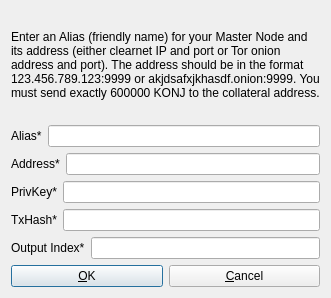
<?xml version="1.0" encoding="UTF-8"?>
<ui version="4.0">
 <class>AddEditAdrenalineNode</class>
 <widget class="QDialog" name="AddEditAdrenalineNode">
  <property name="geometry">
   <rect>
    <x>0</x>
    <y>0</y>
    <width>331</width>
    <height>298</height>
   </rect>
  </property>
  <property name="windowTitle">
   <string>Add/Edit Konjungate Node</string>
  </property>
  <property name="modal">
   <bool>true</bool>
  </property>
  <layout class="QVBoxLayout" name="verticalLayout">
   <item>
    <widget class="QLabel" name="label_9">
     <property name="sizePolicy">
      <sizepolicy hsizetype="Preferred" vsizetype="Expanding">
       <horstretch>0</horstretch>
       <verstretch>0</verstretch>
      </sizepolicy>
     </property>
     <property name="text">
      <string>&lt;html&gt;&lt;head/&gt;&lt;body&gt;&lt;p&gt;Enter an Alias (friendly name) for your Master Node and its address (either clearnet IP and port or Tor onion address and port). The address should be in the format 123.456.789.123:9999 or akjdsafxjkhasdf.onion:9999. You must send exactly 600000 KONJ to the collateral address.&lt;/p&gt;&lt;/body&gt;&lt;/html&gt;</string>
     </property>
     <property name="wordWrap">
      <bool>true</bool>
     </property>
    </widget>
   </item>
   <item>
    <layout class="QHBoxLayout" name="horizontalLayout_4">
     <property name="bottomMargin">
      <number>0</number>
     </property>
     <item>
      <widget class="QLabel" name="label_4">
       <property name="text">
        <string>Alias*</string>
       </property>
      </widget>
     </item>
     <item>
      <widget class="QLineEdit" name="aliasLineEdit"/>
     </item>
    </layout>
   </item>
   <item>
    <layout class="QHBoxLayout" name="horizontalLayout_5">
     <property name="bottomMargin">
      <number>0</number>
     </property>
     <item>
      <widget class="QLabel" name="label_6">
       <property name="text">
        <string>Address*</string>
       </property>
      </widget>
     </item>
     <item>
      <widget class="QLineEdit" name="addressLineEdit"/>
     </item>
    </layout>
   </item>
   <item>
    <layout class="QHBoxLayout" name="horizontalLayout_3">
     <property name="bottomMargin">
      <number>0</number>
     </property>
     <item>
      <widget class="QLabel" name="label_5">
       <property name="text">
        <string>PrivKey*</string>
       </property>
      </widget>
     </item>
     <item>
      <widget class="QLineEdit" name="privkeyLineEdit"/>
     </item>
    </layout>
   </item>
   <item>
    <layout class="QHBoxLayout" name="horizontalLayout_2">
     <property name="bottomMargin">
      <number>0</number>
     </property>
     <item>
      <widget class="QLabel" name="label_2">
       <property name="text">
        <string>TxHash*</string>
       </property>
      </widget>
     </item>
     <item>
      <widget class="QLineEdit" name="txhashLineEdit"/>
     </item>
    </layout>
   </item>
   <item>
    <layout class="QHBoxLayout" name="horizontalLayout_8">
     <property name="bottomMargin">
      <number>0</number>
     </property>
     <item>
      <widget class="QLabel" name="label_8">
       <property name="text">
        <string>Output Index*</string>
       </property>
      </widget>
     </item>
     <item>
      <widget class="QLineEdit" name="outputindexLineEdit"/>
     </item>
    </layout>
   </item>
   <item>
    <layout class="QHBoxLayout" name="horizontalLayout_Buttons">
     <item>
      <widget class="QPushButton" name="okButton">
       <property name="text">
        <string>&amp;OK</string>
       </property>
      </widget>
     </item>
     <item>
      <widget class="QPushButton" name="cancelButton">
       <property name="text">
        <string>&amp;Cancel</string>
       </property>
       <property name="autoDefault">
        <bool>false</bool>
       </property>
      </widget>
     </item>
    </layout>
   </item>
  </layout>
 </widget>
 <resources/>
 <connections/>
</ui>
